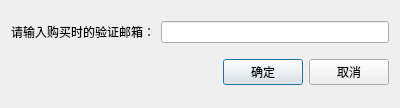
<?xml version="1.0" encoding="UTF-8"?>
<ui version="4.0">
 <class>verification_dlg</class>
 <widget class="QDialog" name="verification_dlg">
  <property name="geometry">
   <rect>
    <x>0</x>
    <y>0</y>
    <width>400</width>
    <height>108</height>
   </rect>
  </property>
  <property name="minimumSize">
   <size>
    <width>400</width>
    <height>108</height>
   </size>
  </property>
  <property name="maximumSize">
   <size>
    <width>400</width>
    <height>108</height>
   </size>
  </property>
  <property name="windowTitle">
   <string>Dialog</string>
  </property>
  <layout class="QVBoxLayout" name="verticalLayout">
   <item>
    <layout class="QHBoxLayout" name="horizontalLayout_2">
     <item>
      <widget class="QLabel" name="label">
       <property name="text">
        <string>请输入购买时的验证邮箱：</string>
       </property>
      </widget>
     </item>
     <item>
      <widget class="QLineEdit" name="edit_email"/>
     </item>
    </layout>
   </item>
   <item>
    <layout class="QHBoxLayout" name="horizontalLayout">
     <item>
      <spacer name="horizontalSpacer">
       <property name="orientation">
        <enum>Qt::Horizontal</enum>
       </property>
       <property name="sizeHint" stdset="0">
        <size>
         <width>40</width>
         <height>20</height>
        </size>
       </property>
      </spacer>
     </item>
     <item>
      <widget class="QPushButton" name="button_ok">
       <property name="text">
        <string>确定</string>
       </property>
      </widget>
     </item>
     <item>
      <widget class="QPushButton" name="button_cancel">
       <property name="text">
        <string>取消</string>
       </property>
      </widget>
     </item>
    </layout>
   </item>
  </layout>
 </widget>
 <resources/>
 <connections>
  <connection>
   <sender>button_ok</sender>
   <signal>clicked()</signal>
   <receiver>verification_dlg</receiver>
   <slot>accept()</slot>
   <hints>
    <hint type="sourcelabel">
     <x>253</x>
     <y>76</y>
    </hint>
    <hint type="destinationlabel">
     <x>120</x>
     <y>64</y>
    </hint>
   </hints>
  </connection>
  <connection>
   <sender>button_cancel</sender>
   <signal>clicked()</signal>
   <receiver>verification_dlg</receiver>
   <slot>reject()</slot>
   <hints>
    <hint type="sourcelabel">
     <x>350</x>
     <y>81</y>
    </hint>
    <hint type="destinationlabel">
     <x>37</x>
     <y>54</y>
    </hint>
   </hints>
  </connection>
 </connections>
</ui>
